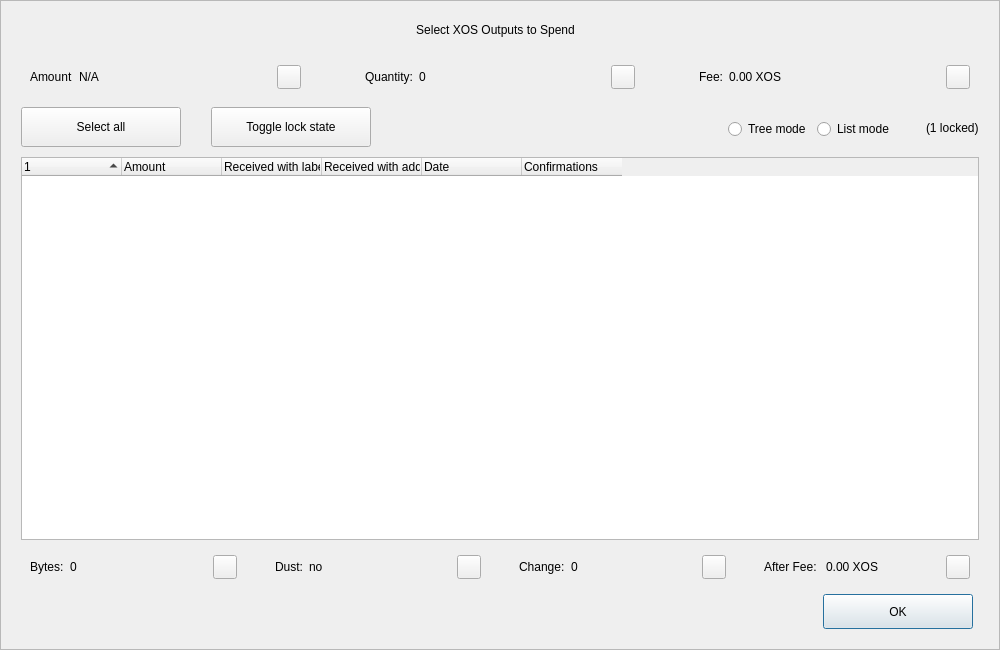
<?xml version="1.0" encoding="UTF-8"?>
<ui version="4.0">
 <class>CoinControlDialog</class>
 <widget class="QDialog" name="CoinControlDialog">
  <property name="geometry">
   <rect>
    <x>0</x>
    <y>0</y>
    <width>1000</width>
    <height>650</height>
   </rect>
  </property>
  <property name="minimumSize">
   <size>
    <width>950</width>
    <height>650</height>
   </size>
  </property>
  <property name="windowTitle">
   <string>Coin Selection</string>
  </property>
  <property name="styleSheet">
   <string notr="true"/>
  </property>
  <layout class="QVBoxLayout" name="verticalLayout">
   <property name="spacing">
    <number>0</number>
   </property>
   <property name="leftMargin">
    <number>0</number>
   </property>
   <property name="topMargin">
    <number>0</number>
   </property>
   <property name="rightMargin">
    <number>0</number>
   </property>
   <property name="bottomMargin">
    <number>0</number>
   </property>
   <item>
    <widget class="QFrame" name="frameContainer">
     <property name="toolTipDuration">
      <number>0</number>
     </property>
     <property name="frameShape">
      <enum>QFrame::StyledPanel</enum>
     </property>
     <property name="frameShadow">
      <enum>QFrame::Raised</enum>
     </property>
     <layout class="QVBoxLayout" name="verticalLayout_2">
      <property name="leftMargin">
       <number>0</number>
      </property>
      <property name="rightMargin">
       <number>0</number>
      </property>
      <property name="bottomMargin">
       <number>20</number>
      </property>
      <item>
       <layout class="QHBoxLayout" name="horizontalLayout_12">
        <property name="spacing">
         <number>0</number>
        </property>
        <property name="leftMargin">
         <number>20</number>
        </property>
        <property name="rightMargin">
         <number>30</number>
        </property>
        <item>
         <spacer name="horizontalSpacer_4">
          <property name="orientation">
           <enum>Qt::Horizontal</enum>
          </property>
          <property name="sizeHint" stdset="0">
           <size>
            <width>40</width>
            <height>20</height>
           </size>
          </property>
         </spacer>
        </item>
        <item>
         <widget class="QLabel" name="labelTitle">
          <property name="minimumSize">
           <size>
            <width>0</width>
            <height>40</height>
           </size>
          </property>
          <property name="maximumSize">
           <size>
            <width>16777215</width>
            <height>40</height>
           </size>
          </property>
          <property name="text">
           <string>Select XOS Outputs to Spend</string>
          </property>
          <property name="alignment">
           <set>Qt::AlignCenter</set>
          </property>
          <property name="margin">
           <number>7</number>
          </property>
         </widget>
        </item>
        <item>
         <spacer name="horizontalSpacer_5">
          <property name="orientation">
           <enum>Qt::Horizontal</enum>
          </property>
          <property name="sizeHint" stdset="0">
           <size>
            <width>40</width>
            <height>20</height>
           </size>
          </property>
         </spacer>
        </item>
       </layout>
      </item>
      <item>
       <layout class="QHBoxLayout" name="horizontalLayout_8">
        <property name="leftMargin">
         <number>20</number>
        </property>
        <property name="rightMargin">
         <number>20</number>
        </property>
        <item>
         <widget class="QWidget" name="layoutAmount" native="true">
          <layout class="QHBoxLayout" name="horizontalLayout_9" stretch="0,1,0">
           <item>
            <widget class="QLabel" name="labelCoinControlAmountText">
             <property name="text">
              <string>Amount</string>
             </property>
            </widget>
           </item>
           <item>
            <widget class="QLabel" name="labelCoinControlAmount">
             <property name="text">
              <string notr="true">N/A</string>
             </property>
            </widget>
           </item>
           <item alignment="Qt::AlignHCenter|Qt::AlignVCenter">
            <widget class="QPushButton" name="pushButtonAmount">
             <property name="minimumSize">
              <size>
               <width>0</width>
               <height>24</height>
              </size>
             </property>
             <property name="maximumSize">
              <size>
               <width>24</width>
               <height>26</height>
              </size>
             </property>
             <property name="focusPolicy">
              <enum>Qt::NoFocus</enum>
             </property>
             <property name="styleSheet">
              <string notr="true">padding-bottom:2px;
padding-right:4px;</string>
             </property>
             <property name="text">
              <string/>
             </property>
            </widget>
           </item>
          </layout>
         </widget>
        </item>
        <item>
         <spacer name="horizontalSpacer_2">
          <property name="orientation">
           <enum>Qt::Horizontal</enum>
          </property>
          <property name="sizeType">
           <enum>QSizePolicy::Fixed</enum>
          </property>
          <property name="sizeHint" stdset="0">
           <size>
            <width>40</width>
            <height>20</height>
           </size>
          </property>
         </spacer>
        </item>
        <item>
         <widget class="QWidget" name="layoutQuantity" native="true">
          <layout class="QHBoxLayout" name="horizontalLayout_10" stretch="0,1,0">
           <item>
            <widget class="QLabel" name="labelCoinControlQuantityText">
             <property name="text">
              <string>Quantity:</string>
             </property>
            </widget>
           </item>
           <item>
            <widget class="QLabel" name="labelCoinControlQuantity">
             <property name="text">
              <string notr="true">0</string>
             </property>
            </widget>
           </item>
           <item alignment="Qt::AlignHCenter|Qt::AlignVCenter">
            <widget class="QPushButton" name="pushButtonQuantity">
             <property name="minimumSize">
              <size>
               <width>0</width>
               <height>24</height>
              </size>
             </property>
             <property name="maximumSize">
              <size>
               <width>24</width>
               <height>26</height>
              </size>
             </property>
             <property name="focusPolicy">
              <enum>Qt::NoFocus</enum>
             </property>
             <property name="styleSheet">
              <string notr="true">padding-bottom:2px;
               padding-right:4px;</string>
             </property>
             <property name="text">
              <string/>
             </property>
            </widget>
           </item>
          </layout>
         </widget>
        </item>
        <item>
         <spacer name="horizontalSpacer_22">
          <property name="orientation">
           <enum>Qt::Horizontal</enum>
          </property>
          <property name="sizeType">
           <enum>QSizePolicy::Fixed</enum>
          </property>
          <property name="sizeHint" stdset="0">
           <size>
            <width>40</width>
            <height>20</height>
           </size>
          </property>
         </spacer>
        </item>
        <item>
         <widget class="QWidget" name="layoutFee" native="true">
          <layout class="QHBoxLayout" name="horizontalLayout_11" stretch="0,1,0">
           <item>
            <widget class="QLabel" name="labelCoinControlFeeText">
             <property name="text">
              <string>Fee:</string>
             </property>
            </widget>
           </item>
           <item>
            <widget class="QLabel" name="labelCoinControlFee">
             <property name="text">
              <string>0.00 XOS</string>
             </property>
            </widget>
           </item>
           <item alignment="Qt::AlignHCenter|Qt::AlignVCenter">
            <widget class="QPushButton" name="pushButtonFee">
             <property name="minimumSize">
              <size>
               <width>0</width>
               <height>24</height>
              </size>
             </property>
             <property name="maximumSize">
              <size>
               <width>24</width>
               <height>26</height>
              </size>
             </property>
             <property name="focusPolicy">
              <enum>Qt::NoFocus</enum>
             </property>
             <property name="styleSheet">
              <string notr="true">padding-bottom:2px;
               padding-right:4px;</string>
             </property>
             <property name="text">
              <string/>
             </property>
            </widget>
           </item>
          </layout>
         </widget>
        </item>
       </layout>
      </item>
      <item>
       <widget class="QFrame" name="frame">
        <property name="minimumSize">
         <size>
          <width>0</width>
          <height>40</height>
         </size>
        </property>
        <property name="styleSheet">
         <string notr="true">#frame {
	border:0;
}</string>
        </property>
        <property name="frameShape">
         <enum>QFrame::StyledPanel</enum>
        </property>
        <property name="frameShadow">
         <enum>QFrame::Sunken</enum>
        </property>
        <layout class="QHBoxLayout" name="horizontalLayout">
         <property name="spacing">
          <number>0</number>
         </property>
         <property name="leftMargin">
          <number>20</number>
         </property>
         <property name="topMargin">
          <number>0</number>
         </property>
         <property name="rightMargin">
          <number>20</number>
         </property>
         <property name="bottomMargin">
          <number>0</number>
         </property>
         <item>
          <layout class="QHBoxLayout" name="horizontalLayoutPanel" stretch="0,0,0,0,0,0">
           <property name="spacing">
            <number>20</number>
           </property>
           <item>
            <widget class="QPushButton" name="pushButtonSelectAll">
             <property name="sizePolicy">
              <sizepolicy hsizetype="Maximum" vsizetype="Fixed">
               <horstretch>0</horstretch>
               <verstretch>0</verstretch>
              </sizepolicy>
             </property>
             <property name="minimumSize">
              <size>
               <width>160</width>
               <height>40</height>
              </size>
             </property>
             <property name="maximumSize">
              <size>
               <width>16777215</width>
               <height>40</height>
              </size>
             </property>
             <property name="text">
              <string>Select all</string>
             </property>
             <property name="checkable">
              <bool>true</bool>
             </property>
             <property name="checked">
              <bool>false</bool>
             </property>
             <property name="autoExclusive">
              <bool>false</bool>
             </property>
             <property name="autoDefault">
              <bool>false</bool>
             </property>
            </widget>
           </item>
           <item>
            <spacer name="horizontalSpacer_6">
             <property name="orientation">
              <enum>Qt::Horizontal</enum>
             </property>
             <property name="sizeType">
              <enum>QSizePolicy::Fixed</enum>
             </property>
             <property name="sizeHint" stdset="0">
              <size>
               <width>10</width>
               <height>20</height>
              </size>
             </property>
            </spacer>
           </item>
           <item>
            <widget class="QPushButton" name="pushButtonToggleLock">
             <property name="sizePolicy">
              <sizepolicy hsizetype="Maximum" vsizetype="Fixed">
               <horstretch>0</horstretch>
               <verstretch>0</verstretch>
              </sizepolicy>
             </property>
             <property name="minimumSize">
              <size>
               <width>160</width>
               <height>40</height>
              </size>
             </property>
             <property name="maximumSize">
              <size>
               <width>16777215</width>
               <height>40</height>
              </size>
             </property>
             <property name="text">
              <string>Toggle lock state</string>
             </property>
             <property name="checkable">
              <bool>true</bool>
             </property>
             <property name="autoExclusive">
              <bool>false</bool>
             </property>
             <property name="autoDefault">
              <bool>false</bool>
             </property>
            </widget>
           </item>
           <item>
            <spacer name="horizontalSpacer_7">
             <property name="orientation">
              <enum>Qt::Horizontal</enum>
             </property>
             <property name="sizeType">
              <enum>QSizePolicy::Expanding</enum>
             </property>
             <property name="sizeHint" stdset="0">
              <size>
               <width>30</width>
               <height>20</height>
              </size>
             </property>
            </spacer>
           </item>
           <item alignment="Qt::AlignRight">
            <widget class="QGroupBox" name="groupBox_2">
             <property name="styleSheet">
              <string notr="true">#groupBox_2 {
    background-color:transparent;
    border-radius:0;
}</string>
             </property>
             <property name="title">
              <string/>
             </property>
             <layout class="QHBoxLayout" name="horizontalLayout_14">
              <item>
               <widget class="QRadioButton" name="radioTreeMode">
                <property name="sizePolicy">
                 <sizepolicy hsizetype="Maximum" vsizetype="Fixed">
                  <horstretch>0</horstretch>
                  <verstretch>0</verstretch>
                 </sizepolicy>
                </property>
                <property name="text">
                 <string>Tree mode</string>
                </property>
               </widget>
              </item>
              <item>
               <widget class="QRadioButton" name="radioListMode">
                <property name="sizePolicy">
                 <sizepolicy hsizetype="Maximum" vsizetype="Fixed">
                  <horstretch>0</horstretch>
                  <verstretch>0</verstretch>
                 </sizepolicy>
                </property>
                <property name="text">
                 <string>List mode</string>
                </property>
                <property name="checked">
                 <bool>false</bool>
                </property>
               </widget>
              </item>
             </layout>
            </widget>
           </item>
           <item>
            <widget class="QLabel" name="labelLocked">
             <property name="text">
              <string>(1 locked)</string>
             </property>
            </widget>
           </item>
          </layout>
         </item>
        </layout>
       </widget>
      </item>
      <item>
       <layout class="QHBoxLayout" name="horizontalLayout_13">
        <property name="leftMargin">
         <number>20</number>
        </property>
        <property name="rightMargin">
         <number>20</number>
        </property>
        <item>
         <widget class="CoinControlTreeWidget" name="treeWidget">
          <property name="contextMenuPolicy">
           <enum>Qt::CustomContextMenu</enum>
          </property>
          <property name="styleSheet">
           <string notr="true"/>
          </property>
          <property name="sortingEnabled">
           <bool>false</bool>
          </property>
          <property name="columnCount">
           <number>6</number>
          </property>
          <attribute name="headerShowSortIndicator" stdset="0">
           <bool>true</bool>
          </attribute>
          <attribute name="headerStretchLastSection">
           <bool>false</bool>
          </attribute>
          <column>
           <property name="text">
            <string/>
           </property>
          </column>
          <column>
           <property name="text">
            <string>Amount</string>
           </property>
          </column>
          <column>
           <property name="text">
            <string>Received with label</string>
           </property>
          </column>
          <column>
           <property name="text">
            <string>Received with address</string>
           </property>
          </column>
          <column>
           <property name="text">
            <string>Date</string>
           </property>
          </column>
          <column>
           <property name="text">
            <string>Confirmations</string>
           </property>
           <property name="toolTip">
            <string>Confirmed</string>
           </property>
          </column>
         </widget>
        </item>
       </layout>
      </item>
      <item>
       <layout class="QHBoxLayout" name="horizontalLayout_3">
        <property name="spacing">
         <number>20</number>
        </property>
        <property name="leftMargin">
         <number>20</number>
        </property>
        <property name="rightMargin">
         <number>20</number>
        </property>
        <item>
         <widget class="QWidget" name="layoutBytes" native="true">
          <layout class="QHBoxLayout" name="horizontalLayout_4" stretch="0,1,0">
           <item>
            <widget class="QLabel" name="labelCoinControlBytesText">
             <property name="text">
              <string>Bytes:</string>
             </property>
            </widget>
           </item>
           <item>
            <widget class="QLabel" name="labelCoinControlBytes">
             <property name="text">
              <string notr="true">0</string>
             </property>
            </widget>
           </item>
           <item alignment="Qt::AlignHCenter|Qt::AlignVCenter">
            <widget class="QPushButton" name="pushButtonBytes">
             <property name="minimumSize">
              <size>
               <width>0</width>
               <height>24</height>
              </size>
             </property>
             <property name="maximumSize">
              <size>
               <width>24</width>
               <height>26</height>
              </size>
             </property>
             <property name="focusPolicy">
              <enum>Qt::NoFocus</enum>
             </property>
             <property name="styleSheet">
              <string notr="true">padding-bottom:2px;
               padding-right:4px;</string>
             </property>
             <property name="text">
              <string/>
             </property>
            </widget>
           </item>
          </layout>
         </widget>
        </item>
        <item>
         <widget class="QWidget" name="layoutDust" native="true">
          <layout class="QHBoxLayout" name="horizontalLayout_5" stretch="0,1,0">
           <item>
            <widget class="QLabel" name="labelCoinControlLowOutputText">
             <property name="text">
              <string>Dust:</string>
             </property>
            </widget>
           </item>
           <item>
            <widget class="QLabel" name="labelCoinControlLowOutput">
             <property name="text">
              <string>no</string>
             </property>
            </widget>
           </item>
           <item alignment="Qt::AlignHCenter|Qt::AlignVCenter">
            <widget class="QPushButton" name="pushButtonDust">
             <property name="minimumSize">
              <size>
               <width>0</width>
               <height>24</height>
              </size>
             </property>
             <property name="maximumSize">
              <size>
               <width>24</width>
               <height>26</height>
              </size>
             </property>
             <property name="focusPolicy">
              <enum>Qt::NoFocus</enum>
             </property>
             <property name="styleSheet">
              <string notr="true">padding-bottom:2px;
               padding-right:4px;</string>
             </property>
             <property name="text">
              <string/>
             </property>
            </widget>
           </item>
          </layout>
         </widget>
        </item>
        <item>
         <widget class="QWidget" name="layoutChange" native="true">
          <layout class="QHBoxLayout" name="horizontalLayout_6" stretch="0,1,0">
           <item>
            <widget class="QLabel" name="labelCoinControlChangeText">
             <property name="text">
              <string>Change:</string>
             </property>
            </widget>
           </item>
           <item>
            <widget class="QLabel" name="labelCoinControlChange">
             <property name="text">
              <string notr="true">0</string>
             </property>
            </widget>
           </item>
           <item alignment="Qt::AlignHCenter|Qt::AlignVCenter">
            <widget class="QPushButton" name="pushButtonChange">
             <property name="minimumSize">
              <size>
               <width>0</width>
               <height>24</height>
              </size>
             </property>
             <property name="maximumSize">
              <size>
               <width>24</width>
               <height>26</height>
              </size>
             </property>
             <property name="focusPolicy">
              <enum>Qt::NoFocus</enum>
             </property>
             <property name="styleSheet">
              <string notr="true">padding-bottom:2px;
               padding-right:4px;</string>
             </property>
             <property name="text">
              <string/>
             </property>
            </widget>
           </item>
          </layout>
         </widget>
        </item>
        <item>
         <widget class="QWidget" name="layoutAfter" native="true">
          <layout class="QHBoxLayout" name="horizontalLayout_7" stretch="0,1,0">
           <item>
            <widget class="QLabel" name="labelCoinControlAfterFeeText">
             <property name="text">
              <string>After Fee: </string>
             </property>
            </widget>
           </item>
           <item>
            <widget class="QLabel" name="labelCoinControlAfterFee">
             <property name="text">
              <string>0.00 XOS</string>
             </property>
            </widget>
           </item>
           <item alignment="Qt::AlignHCenter|Qt::AlignVCenter">
            <widget class="QPushButton" name="pushButtonAlterFee">
             <property name="minimumSize">
              <size>
               <width>0</width>
               <height>24</height>
              </size>
             </property>
             <property name="maximumSize">
              <size>
               <width>24</width>
               <height>26</height>
              </size>
             </property>
             <property name="focusPolicy">
              <enum>Qt::NoFocus</enum>
             </property>
             <property name="styleSheet">
              <string notr="true">padding-bottom:2px;
               padding-right:4px;</string>
             </property>
             <property name="text">
              <string/>
             </property>
            </widget>
           </item>
          </layout>
         </widget>
        </item>
       </layout>
      </item>
      <item>
       <layout class="QHBoxLayout" name="horizontalLayout_2">
        <property name="spacing">
         <number>0</number>
        </property>
        <property name="leftMargin">
         <number>20</number>
        </property>
        <property name="rightMargin">
         <number>26</number>
        </property>
        <item>
         <spacer name="horizontalSpacer_3">
          <property name="orientation">
           <enum>Qt::Horizontal</enum>
          </property>
          <property name="sizeHint" stdset="0">
           <size>
            <width>558</width>
            <height>20</height>
           </size>
          </property>
         </spacer>
        </item>
        <item>
         <widget class="QPushButton" name="pushButtonOk">
          <property name="minimumSize">
           <size>
            <width>150</width>
            <height>35</height>
           </size>
          </property>
          <property name="text">
           <string>OK</string>
          </property>
         </widget>
        </item>
       </layout>
      </item>
     </layout>
    </widget>
   </item>
  </layout>
 </widget>
 <customwidgets>
  <customwidget>
   <class>CoinControlTreeWidget</class>
   <extends>QTreeWidget</extends>
   <header>coincontroltreewidget.h</header>
  </customwidget>
 </customwidgets>
 <resources/>
 <connections/>
</ui>
